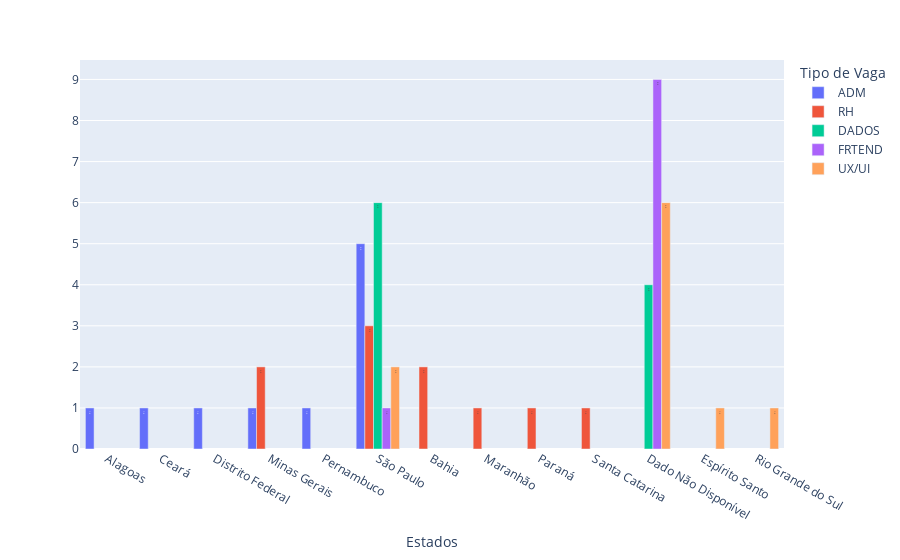

Notebook code for this chart:
### Code cell
fig = px.bar(df_jobs_per_state,
       x = 'state',
       y = 'job_quantity',
       color = 'job_type',
       text_auto='.2s',
       labels = {
        'state': 'Estados', 
        'job_quantity': ' ', 
        'job_type': 'Tipo de Vaga',
         },
         barmode= 'group'
       )

fig = fig.update_traces(textfont_size = 6, textangle = 90, cliponaxis = False)

fig

### Figure 1 — Plotly figure (JSON) as saved in the notebook; plotly's stock layout.template omitted (floating-point values rounded to 4 significant figures)
{"data": [{"alignmentgroup": "True", "cliponaxis": false, "hovertemplate": "Tipo de Vaga=ADM<br>Estados=%{x}<br> =%{y}<extra></extra>", "legendgroup": "ADM", "marker": {"color": "#636efa", "pattern": {"shape": ""}}, "name": "ADM", "offsetgroup": "ADM", "orientation": "v", "showlegend": true, "textangle": 90, "textfont": {"size": 6}, "textposition": "auto", "texttemplate": "%{y:.2s}", "type": "bar", "x": ["Alagoas", "Ceará", "Distrito Federal", "Minas Gerais", "Pernambuco", "São Paulo"], "xaxis": "x", "y": [1, 1, 1, 1, 1, 5], "yaxis": "y"}, {"alignmentgroup": "True", "cliponaxis": false, "hovertemplate": "Tipo de Vaga=RH<br>Estados=%{x}<br> =%{y}<extra></extra>", "legendgroup": "RH", "marker": {"color": "#EF553B", "pattern": {"shape": ""}}, "name": "RH", "offsetgroup": "RH", "orientation": "v", "showlegend": true, "textangle": 90, "textfont": {"size": 6}, "textposition": "auto", "texttemplate": "%{y:.2s}", "type": "bar", "x": ["Bahia", "Maranhão", "Minas Gerais", "Paraná", "Santa Catarina", "São Paulo"], "xaxis": "x", "y": [2, 1, 2, 1, 1, 3], "yaxis": "y"}, {"alignmentgroup": "True", "cliponaxis": false, "hovertemplate": "Tipo de Vaga=DADOS<br>Estados=%{x}<br> =%{y}<extra></extra>", "legendgroup": "DADOS", "marker": {"color": "#00cc96", "pattern": {"shape": ""}}, "name": "DADOS", "offsetgroup": "DADOS", "orientation": "v", "showlegend": true, "textangle": 90, "textfont": {"size": 6}, "textposition": "auto", "texttemplate": "%{y:.2s}", "type": "bar", "x": ["Dado Não Disponível", "São Paulo"], "xaxis": "x", "y": [4, 6], "yaxis": "y"}, {"alignmentgroup": "True", "cliponaxis": false, "hovertemplate": "Tipo de Vaga=FRTEND<br>Estados=%{x}<br> =%{y}<extra></extra>", "legendgroup": "FRTEND", "marker": {"color": "#ab63fa", "pattern": {"shape": ""}}, "name": "FRTEND", "offsetgroup": "FRTEND", "orientation": "v", "showlegend": true, "textangle": 90, "textfont": {"size": 6}, "textposition": "auto", "texttemplate": "%{y:.2s}", "type": "bar", "x": ["Dado Não Disponível", "São Paulo"], "xaxis": "x", "y": [9, 1], "yaxis": "y"}, {"alignmentgroup": "True", "cliponaxis": false, "hovertemplate": "Tipo de Vaga=UX/UI<br>Estados=%{x}<br> =%{y}<extra></extra>", "legendgroup": "UX/UI", "marker": {"color": "#FFA15A", "pattern": {"shape": ""}}, "name": "UX/UI", "offsetgroup": "UX/UI", "orientation": "v", "showlegend": true, "textangle": 90, "textfont": {"size": 6}, "textposition": "auto", "texttemplate": "%{y:.2s}", "type": "bar", "x": ["Dado Não Disponível", "Espírito Santo", "Rio Grande do Sul", "São Paulo"], "xaxis": "x", "y": [6, 1, 1, 2], "yaxis": "y"}], "layout": {"barmode": "group", "legend": {"title": {"text": "Tipo de Vaga"}, "tracegroupgap": 0}, "margin": {"t": 60}, "xaxis": {"anchor": "y", "domain": [0, 1], "title": {"text": "Estados"}}, "yaxis": {"anchor": "x", "domain": [0, 1], "title": {"text": " "}}}}
